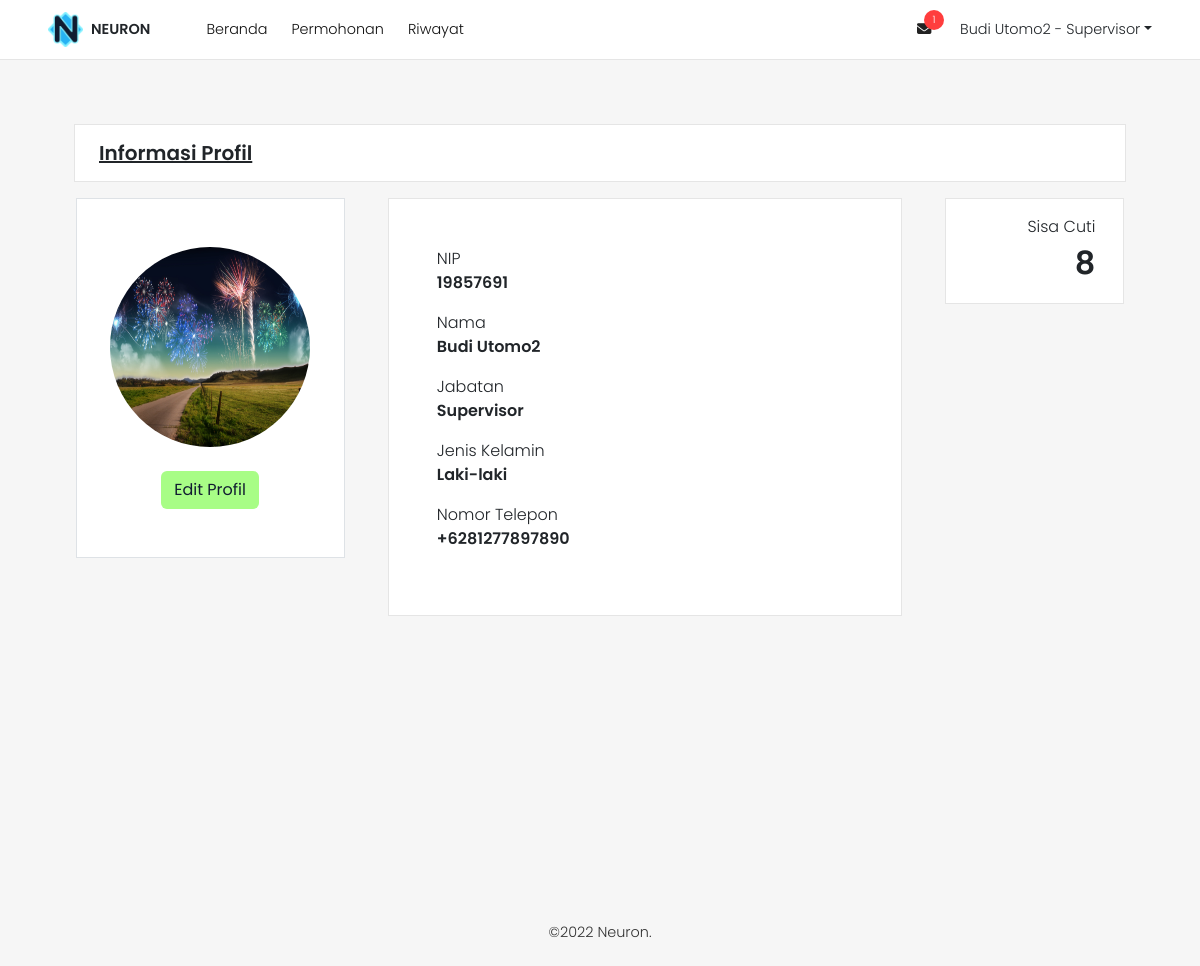
Page /hal/pegawai/index.php?hal=profil (signed in) on the committed database.
### tables this page shows
CREATE TABLE `tb_pegawai` (
  `nip` int(25) NOT NULL,
  `nama_pegawai` varchar(255) NOT NULL,
  `jenis_kelamin` varchar(255) NOT NULL,
  `jabatan` varchar(255) NOT NULL,
  `no_telp` bigint(13) NOT NULL,
  `foto` varchar(255) NOT NULL,
  `jatah_cuti` int(11) NOT NULL,
  `password` varchar(255) NOT NULL,
  `id_akses` int(11) NOT NULL
);

### hal/pegawai/index.php (the view, shortened to what this page needs)
<?php
require '../../koneksi.php';
$getNip = $_SESSION['nip'];
$waiting = 'Menunggu Persetujuan';
$sql= $koneksi->query("SELECT count(*) as total from tb_pengajuan WHERE nip = '$getNip' AND NOT status = '$waiting'");
$row = $sql->fetch_assoc();
?>
<!DOCTYPE html>
<html>
<head>
	<link rel="stylesheet" type="text/css" href="../../assets/css/main.css">
	<link href="https://cdn.jsdelivr.net/npm/bootstrap@5.2.2/dist/css/bootstrap.min.css" rel="stylesheet">
	<link rel="stylesheet"  href="https://cdnjs.cloudflare.com/ajax/libs/font-awesome/6.2.0/css/all.min.css">
</head>
<body>
	<div class="wrapper">
		<header class="d-flex align-items-center justify-content-between ps-5 pe-5">
			<div class="head-left d-flex">
				<div class="d-flex align-items-center gap-2">
					<img src="../../assets/img/logo.png" height="35"> <span class="fw-semibold">NEURON</span>
				</div>
				<ul class="ms-4 d-flex gap-4 nav-menu align-items-center mt-3">
					<li><a href="index.php">Beranda</a></li>
					<li><a href="?hal=permohonan">Permohonan</a></li>
					<li><a href="?hal=riwayat">Riwayat</a></li>
				</ul>
			</div>
			<div class="head-right d-flex align-items-center">
				<div class="btn-group dropdown">
					<a href="#" role="button" data-bs-toggle="dropdown" aria-expanded="false" class="i-notif p-2 rounded-circle">
						<i class="fa-solid fa-envelope"></i>
						<?php
						if($row['total'] != 0){
							echo "<span>".$row['total']."</span>";
							}
							else{
								echo "<span style='display:none;'>".$row['total']."</span>";
							}
						?>
					</a>
				</div>
				<div class="btn-group dropdown">
					<a class="ms-3 dropdown-toggle text-decoration-none text-dark" href="#" role="button" data-bs-toggle="dropdown" aria-expanded="false"><?php echo $_SESSION['nama_pegawai'].' - '. $_SESSION['jabatan']; ?></a>
				</div>
			</div>
		</header>
		<main>
			<?php
				if(isset($_GET["hal"])){
					if($_GET['hal'] == "permohonan"){
							if(@$_GET["aksi"]=="input"){
								require_once "permohonan_input.php";
							}else if(@$_GET["aksi"]=="edit"){
								require_once "permohonan_edit.php";
							}else if(@$_GET["aksi"]=="delete"){
								require_once "permohonan_delete.php";
							}else{
								require_once "permohonan.php";
							}
						}else if($_GET["hal"] == "riwayat"){
							require "riwayat.php";
						}else if($_GET["hal"] == "profil"){
							require "profil.php";
						}else{
								require "dashboard.php";
							}
						}else{
							require "dashboard.php";
						}
			?>
		</main>
		<footer class="mt-3 d-flex justify-content-center align-items-center">
			<p>&copy;2022 Neuron.</p>
		</footer>
	</div>
</body>
</html>

### hal/pegawai/profil.php (shortened to what this page needs)
<?php
$getData = $koneksi->query("SELECT * FROM tb_pegawai WHERE nip = '$getNip'");
while($row = $getData->fetch_assoc()){
 ?>
<div class="p-4 col-11 mx-auto">
	<div class="row-wrapp p-2 ps-4 pt-3">
		<h5 class="fw-semibold text-decoration-underline">Informasi Profil</h5>
	</div>
	<div class="row gap-1 justify-content-around mt-3">
		<div class="col-3 border border-1 p-5 row-wrapp left-p">
			<div class="profil d-flex flex-column align-items-center">
				<img src="../../assets/img/<?= $row['foto']; ?>" height="200" width="200" class="d-block rounded-circle">
			</div>
			<div class="text-center mt-4">
				<a href="" class="btn btn-cuti" data-bs-toggle="modal" data-bs-target="#editModal<?= $row['nip']; ?>">Edit Profil</a>
			</div>
		</div>
		<div class="col-6">
			<div class="row-wrapp p-5 flex-column">
				<div class="mb-3">
					<label>NIP</label>
					<br>
					<label class="fw-semibold"><?= $row['nip']; ?></label>
				</div>
				<div class="mb-3">
					<label>Nama</label>
					<br>
					<label class="fw-semibold"><?= $row['nama_pegawai']; ?></label>
				</div>
				<div class="mb-3">
					<label>Jabatan</label>
					<br>
					<label class="fw-semibold"><?= $row['jabatan']; ?></label>
				</div>
				<div class="mb-3">
					<label>Jenis Kelamin</label>
					<br>
					<label class="fw-semibold"><?= $row['jenis_kelamin']; ?></label>
				</div>
				<div class="mb-3">
					<label>Nomor Telepon</label>
					<br>
					<label class="fw-semibold">+62<?= $row['no_telp']; ?></label>
				</div>
			</div>
		</div>
		<div class="col-2">
			<div class="row row-wrapp p-3 text-end">
				<div>
					<label>Sisa Cuti</label>
					<br>
					<label class="fw-semibold fs-2"><?= $row['jatah_cuti']; ?></label>
				</div>
			</div>
		</div>
	</div>
</div>
<?php
}
 ?>

### assets/css/main.css (style rules this page uses)
* { font-family: 'Poppins', sans-serif; font-weight: 300; }
:root { --main-color: #111c31; --sec-color: #87bffd; }
html { background-color: #f6f6f6; }
.wrapper { min-height: 100vh; background-color: #f6f6f6; }
header { top: 0; left: 0; right: 0; position: fixed; background-color: #fff; height: 60px; border-bottom: 1px solid rgba(0, 0, 0, .1); font-size: .9em; }
.row-wrapp { background-color: #fff; border: 1px solid rgba(0, 0, 0, .1); }
.nav-menu { list-style: none; }
.nav-menu li a { text-decoration: none; display: block; color: #111; }
.head-right i { color: #222; }
.i-notif { text-decoration: none; position: relative; cursor: pointer; width: 40px; height: 40px; display: flex; justify-content: center; align-items: center; }
.i-notif span { top: 0; right: 0px; display: block; position: absolute; background-color: #ff3d3d; border-radius: 50%; width: 20px; height: 20px; display: flex; justify-content: center; align-items: center; color: #fff; font-size: .7em; }
.btn.btn-cuti { background-color: #a8fd86; color: var(--main-color); }
main { margin-top: 100px; min-height: 100vh; }
footer { width: 100%; font-size: .9em; height: 50px; color: #333; }
.left-p { height: 100%; }

### rows in the picture
tb_pegawai: foto (picture), nip "19857691", nama_pegawai "Budi Utomo2", jabatan "Supervisor", jenis_kelamin "Laki-laki", no_telp "81277897890", jatah_cuti "8"

### other values in the picture
$row['total'] "1"
$_SESSION['nama_pegawai'] "Budi Utomo2"
$_SESSION['jabatan'] "Supervisor"
